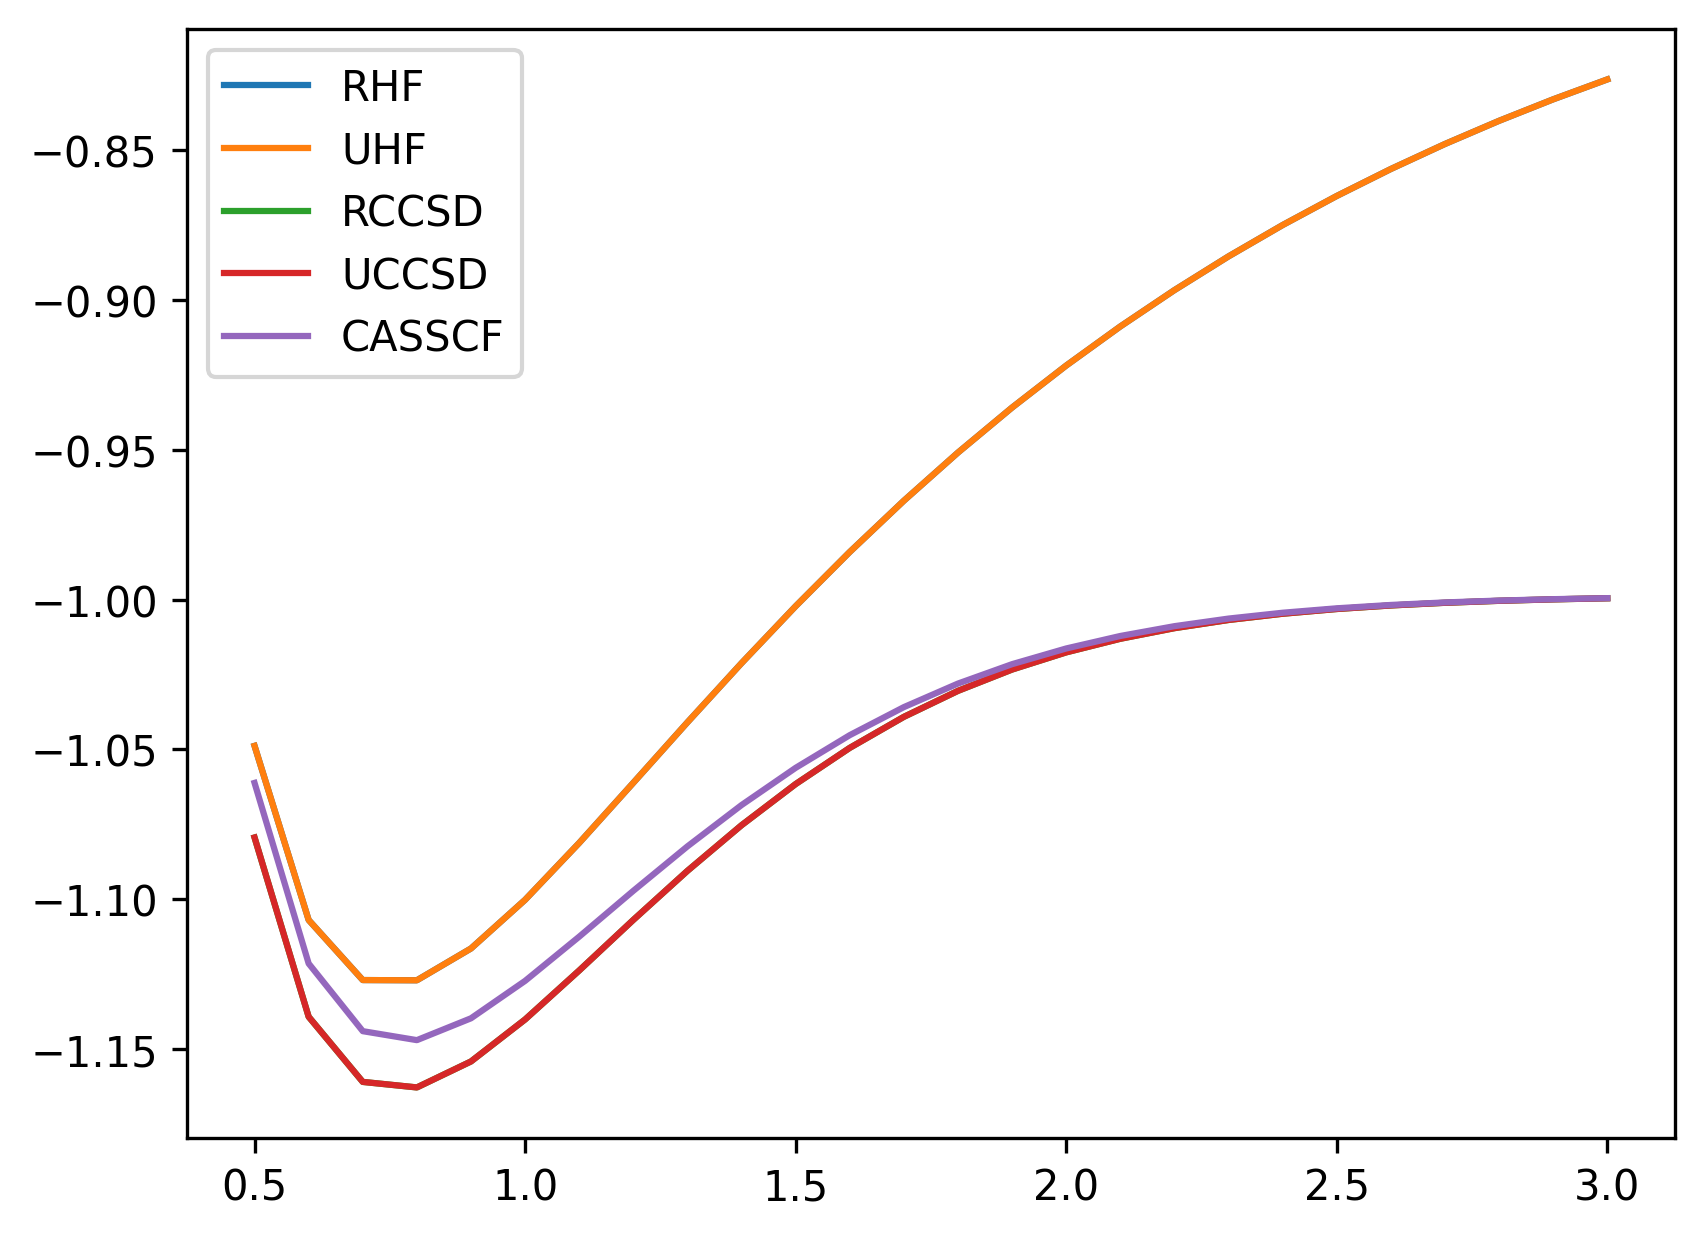

Generate this figure with Python:
#!/usr/bin/env python

import numpy as np 
import matplotlib.pyplot as plt
from scipy.optimize import curve_fit
from pyscf import gto
from pyscf import scf
from pyscf import mcscf
from pyscf import cc


def run(b):


    mol = gto.M(
        verbose = 5,
        atom = 'H 0 0 0; H 0 0 %f' % b,
        basis = 'ccpvdz',
        charge = 0,
        spin = 0,
        symmetry = True
    )

    #RHF
    rh = scf.RHF(mol)
    rh_energy = rh.kernel()

    #UHF
    uh = scf.UHF(mol)
    uh_energy = uh.kernel()

    #RCCSD
    rcc = cc.CCSD(rh)
    rcc.kernel()
    rcc_energy = rcc.e_tot


    #UCCSD 
    ucc = cc.UCCSD(uh)
    ucc.kernel()
    ucc_energy = ucc.e_tot

    #CASSCF (4e,4o)
    ca = mcscf.CASSCF(rh, ncas=2, nelecas=2)
    ca_energy =ca.kernel()[0]

    return rh_energy, uh_energy, rcc_energy, ucc_energy, ca_energy

x = [i/10 for i in range(5, 31, 1)] # makes 1->4

e1 = []
e2 = []
e3 = []
e4 = []
e5 = []

for b in x:
    rh_energy, uh_energy, rcc_energy, ucc_energy, ca_energy = run(b)

    e1.append(rh_energy)
    e2.append(uh_energy)
    e3.append(rcc_energy)
    e4.append(ucc_energy)
    e5.append(ca_energy)

with open('h2-scan.txt', 'w') as fout:
    fout.write('RHF\tUHF\tRCCSD\tUCCSD\tCASSCF\n')
    for i, xi in enumerate(x):
        fout.write(f'{xi}\t{float(e1[i]):.6f}\t{float(e2[i]):.6f}\t{float(e3[i]):.6f} \t{float(e4[i]):.6f}\t{float(e5[i]):.6f} \n')


def harmonic(R, V0, Req, k):
    return V0 + 0.5 * k * (R - Req)**2


min_index = np.argmin(e1)
start = max(min_index - 5, 0)
end = min(min_index + 5, len(x))
x_fit = x[start:end]
e_fit = e1[start:end]
p0 = [min(e_fit), x[np.argmin(e_fit)], 0.5]

params, cov = curve_fit(harmonic, x_fit, e_fit, p0=p0)

V0, Req, k = params

# Compute vibrational frequency
mu = 918.764
nu_au = np.sqrt(k / mu) / (2 * np.pi)
nu_cm1 = nu_au * 2.1947e5

print(f'Vibrational Frequency: {nu_cm1}')

R_fit = np.linspace(min(x), max(x), 100)
E_fit = harmonic(R_fit, *params)
#plt.plot(R_fit, E_fit, '-', label='RHF Fit ')
plt.plot(x, e1, label='RHF')
plt.plot(x, e2, label='UHF')
plt.plot(x, e3, label='RCCSD')
plt.plot(x, e4, label='UCCSD')
plt.plot(x, e5, label='CASSCF')
plt.legend()
plt.savefig('bondDis.png', dpi=300, bbox_inches='tight')
plt.close()  # Close the figure to free up memory